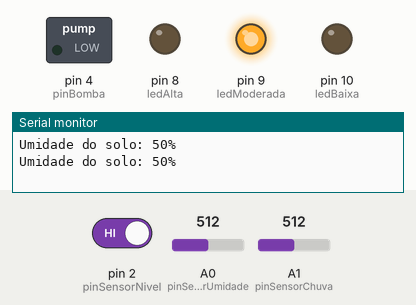
A sketch run on a simulated Arduino Uno, built with avr-gcc and run on an emulated ATmega328P. Shown: switched loads named in the sketch (green lamp = pin HIGH), output pins drawn as LEDs (lit = HIGH), the last lines printed to the serial monitor. The test bench sets the inputs (shaded band); at power-on: A1 (pinSensorChuva) = 512, A0 (pinSensorUmidade) = 512, pin 2 (pinSensorNivel) HIGH.

Above: at 1.7 s.
1.8 s: A1 (pinSensorChuva) set to 406
3.3 s: A1 (pinSensorChuva) set to 391
At 4.6 s:
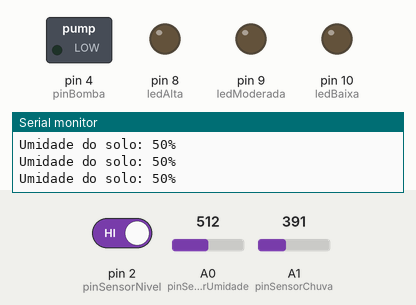
7.3 s: A0 (pinSensorUmidade) set to 600
11.3 s: A0 (pinSensorUmidade) set to 621
15.3 s: A0 (pinSensorUmidade) set to 122
19.3 s: A0 (pinSensorUmidade) set to 201
21.3 s: A0 (pinSensorUmidade) set to 223
At 24.5 s:
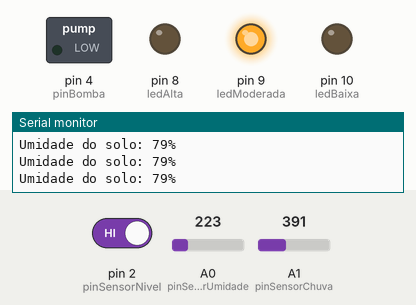
Timing chart, 0 to 26.0 s (numbered marks = the images above; inputs shaded):
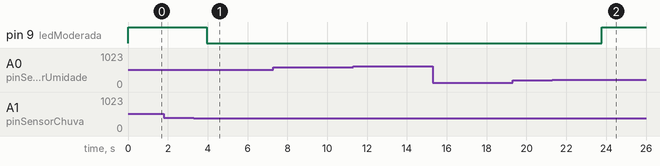

Measured:
- the behaviour switches between 400 and 399 on A1 (pinSensorChuva) (found by bisection; images 0 and 1)
- after the input at 3.3 s, pin 9 (ledModerada): HIGH → LOW after 0.66 s
- after the input at 21.3 s, pin 8 (ledAlta): stays LOW (without the input it goes to HIGH after 2.5 s); pin 9 (ledModerada): LOW → HIGH after 2.5 s

The sketch:

BCC722.ino
```cpp
#include <Arduino_FreeRTOS.h>

// Definições do Sensor de Umidade do Solo
const int pinSensorUmidade = A0;
int valorSensorUmidade = 0;
int valorMin = 0;
int valorMax = 1023;

// Definições do Sensor de Chuva
const int pinSensorChuva = A1;  // Pino para o sensor de chuva
int valorSensorChuva = 0;
int limiarChuva = 400;  // Limiar para definir quando está chovendo

// Definições do Sensor de Nível
const int pinSensorNivel = 2;  // Pino para o sensor de nível

// Definições de pinos para os LEDs
const int ledBaixa = 10;     // LED para umidade baixa
const int ledModerada = 9;   // LED para umidade moderada
const int ledAlta = 8;       // LED para umidade alta

// Pino da bomba de água
const int pinBomba = 4;  // Pino que aciona o relé (LED no seu caso)

// Variáveis globais
volatile bool umidadeBaixa = false;
volatile bool bombaLigada = false;
volatile bool bombaRecente = false;  // Variável para evitar que a bomba seja ligada repetidamente
volatile bool estaChovendo = false;  // Variável que indica se está chovendo
volatile bool nivelAdequado = false; // Variável que indica se o nível de água é adequado

// Handles das tarefas para poder suspendê-las e retomá-las
TaskHandle_t xHandleTarefaLeituraUmidade = NULL;
TaskHandle_t xHandleTarefaControleBomba = NULL;
TaskHandle_t xHandleTarefaSensorChuva = NULL;
TaskHandle_t xHandleTarefaSensorNivel = NULL;

// Função para a tarefa do sensor de nível
void tarefaSensorNivel(void *pvParameters) {
  while (1) {
    // Leitura do Sensor de Nível
    nivelAdequado = (digitalRead(pinSensorNivel) == 1);  // Verifica se a chave está fechada

    if (!nivelAdequado) {
      // Suspende todas as tarefas relacionadas ao controle da bomba e leitura de umidade
      if (xHandleTarefaLeituraUmidade != NULL) {
        vTaskSuspend(xHandleTarefaLeituraUmidade);
      }
      if (xHandleTarefaControleBomba != NULL) {
        vTaskSuspend(xHandleTarefaControleBomba);
      }
      if (xHandleTarefaSensorChuva != NULL) {
        vTaskSuspend(xHandleTarefaSensorChuva);
      }
    } else {
      // Retoma todas as tarefas se o nível de água for adequado
      if (xHandleTarefaLeituraUmidade != NULL) {
        vTaskResume(xHandleTarefaLeituraUmidade);
      }
      if (xHandleTarefaControleBomba != NULL) {
        vTaskResume(xHandleTarefaControleBomba);
      }
      if (xHandleTarefaSensorChuva != NULL) {
        vTaskResume(xHandleTarefaSensorChuva);
      }
    }

    // Aguarda 1 segundo antes de verificar novamente
    vTaskDelay(1000 / portTICK_PERIOD_MS);
  }
}

// Função para a tarefa do sensor de chuva
void tarefaSensorChuva(void *pvParameters) {
  while (1) {
    // Leitura do Sensor de Chuva
    valorSensorChuva = analogRead(pinSensorChuva);
    estaChovendo = (valorSensorChuva < limiarChuva);  // Verifica se o valor é menor que o limiar

    if (estaChovendo) {
      // Suspende as outras tarefas
      if (xHandleTarefaLeituraUmidade != NULL) {
        vTaskSuspend(xHandleTarefaLeituraUmidade);
      }
      if (xHandleTarefaControleBomba != NULL) {
        vTaskSuspend(xHandleTarefaControleBomba);
      }

      // Desliga a bomba se estiver ligada
      if (bombaLigada) {
        Serial.println("Desligando bomba devido à chuva...");
        digitalWrite(pinBomba, LOW);
        bombaLigada = false;
      }

      // Desliga os LEDs
      digitalWrite(ledBaixa, LOW);
      digitalWrite(ledModerada, LOW);
      digitalWrite(ledAlta, LOW);
    } else {
      if (xHandleTarefaLeituraUmidade != NULL) {
        vTaskResume(xHandleTarefaLeituraUmidade);
      }
      if (xHandleTarefaControleBomba != NULL) {
        vTaskResume(xHandleTarefaControleBomba);
      }
    }

    // Aguarda 1 segundo antes de verificar novamente
    vTaskDelay(1000 / portTICK_PERIOD_MS);
  }
}

// Função para leitura do sensor de umidade e controle dos LEDs
void tarefaLeituraUmidade(void *pvParameters) {
  while (1) {
    // Leitura do Sensor de Umidade
    valorSensorUmidade = analogRead(pinSensorUmidade);

    // Definindo a Umidade do Solo em Porcentagem
    int porcentagemUmidade = map(valorSensorUmidade, valorMin, valorMax, 100, 0);
    porcentagemUmidade = constrain(porcentagemUmidade, 0, 100);

    // Exibe o valor da umidade no monitor serial
    Serial.print("Umidade do solo: ");
    Serial.print(porcentagemUmidade);
    Serial.println("%");

    // Controle dos LEDs baseado na porcentagem de umidade
    if (porcentagemUmidade <= 40) {
      digitalWrite(ledBaixa, HIGH);  // Acende LED de umidade baixa
      digitalWrite(ledModerada, LOW);
      digitalWrite(ledAlta, LOW);
      umidadeBaixa = true;  // Atualiza a variável de controle
    } else if (porcentagemUmidade > 40 && porcentagemUmidade < 80) {
      digitalWrite(ledModerada, HIGH);  // Acende LED de umidade moderada
      digitalWrite(ledBaixa, LOW);
      digitalWrite(ledAlta, LOW);
      umidadeBaixa = false;
    } else if (porcentagemUmidade >= 80) {
      digitalWrite(ledAlta, HIGH);  // Acende LED de umidade alta
      digitalWrite(ledModerada, LOW);
      digitalWrite(ledBaixa, LOW);
      umidadeBaixa = false;
    }

    // Aguarda 1 segundo antes de repetir a leitura
    vTaskDelay(1000 / portTICK_PERIOD_MS);
  }
}

// Função para controle da bomba de água
void tarefaControleBomba(void *pvParameters) {
  TickType_t xLastWakeTime = xTaskGetTickCount();

  while (1) {
    // Reduzir o tempo de delay para testes (10 segundos)
    vTaskDelayUntil(&xLastWakeTime, 10000 / portTICK_PERIOD_MS);

    Serial.println("Entrando na tarefa de controle da bomba");

    Serial.print("umidadeBaixa: ");
    Serial.print(umidadeBaixa);
    Serial.print(", bombaLigada: ");
    Serial.println(bombaLigada);

    // Verifica se a umidade está baixa, a bomba está desligada e a bomba não foi ligada recentemente
    if (umidadeBaixa && !bombaLigada && !bombaRecente && nivelAdequado) {
      Serial.println("Ligando bomba...");
      digitalWrite(pinBomba, HIGH);  // Liga a bomba (relé/LED)
      bombaLigada = true;

      // Mantém a bomba ligada por 10 segundos
      vTaskDelay(10000 / portTICK_PERIOD_MS);

      Serial.println("Desligando bomba...");
      digitalWrite(pinBomba, LOW);  // Desliga a bomba (relé/LED)
      bombaLigada = false;

      // Marca que a bomba foi ligada recentemente
      bombaRecente = true;

      // Aguarda um tempo antes de permitir que a bomba seja ligada novamente (ex: 30 segundos)
      vTaskDelay(30000 / portTICK_PERIOD_MS);
      bombaRecente = false;
    } else {
      Serial.println("Condições para ligar a bomba não atendidas");
    }
  }
}

void setup() {
  // Inicializa a comunicação serial
  Serial.begin(9600);

  // Configura os pinos dos LEDs
  pinMode(ledBaixa, OUTPUT);
  pinMode(ledModerada, OUTPUT);
  pinMode(ledAlta, OUTPUT);

  // Configura o pino da bomba (relé/LED)
  pinMode(pinBomba, OUTPUT);
  digitalWrite(pinBomba, LOW);  // O relé começa desligado

  // Configura o pino do sensor de chuva
  pinMode(pinSensorChuva, INPUT);

  // Configura o pino do sensor de nível
  pinMode(pinSensorNivel, INPUT);

  // Criar tarefas
  xTaskCreate(tarefaLeituraUmidade, "Leitura Umidade", 128, NULL, 1, &xHandleTarefaLeituraUmidade);
  xTaskCreate(tarefaControleBomba, "Controle Bomba", 128, NULL, 1, &xHandleTarefaControleBomba);
  xTaskCreate(tarefaSensorChuva, "Sensor Chuva", 128, NULL, 1, &xHandleTarefaSensorChuva);
  xTaskCreate(tarefaSensorNivel, "Sensor Nivel", 128, NULL, 1, &xHandleTarefaSensorNivel);
}

void loop() {
  // A função loop não faz nada neste exemplo, pois estamos usando FreeRTOS para gerenciar as tarefas.
}
```
